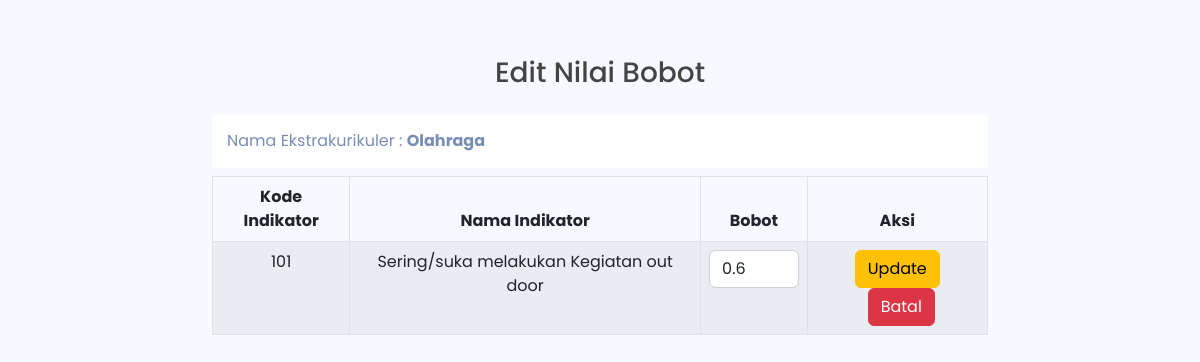
The page /admin/rules/editbobot.php?id_ekskull=4&id_indikator=20&bobot=0.6 (signed in) on the database its author committed.
### tables this page shows
CREATE TABLE `tb_ekskull` (
  `id` int(11) NOT NULL,
  `code_ekskull` varchar(3) NOT NULL,
  `nama` varchar(50) NOT NULL,
  `deskripsi` text NOT NULL
);

CREATE TABLE `tb_indikator` (
  `id` int(11) NOT NULL,
  `kode_indikator` varchar(3) DEFAULT NULL,
  `indikator` text
);

### admin/rules/editbobot.php (the view, shortened to what this page needs)
<!DOCTYPE html>
<html lang="en">
<head>
  <link href="../../assets/vendor/bootstrap/css/bootstrap.min.css" rel="stylesheet">
  <link rel="stylesheet" href="https://cdn.jsdelivr.net/npm/bootstrap-icons@1.10.2/font/bootstrap-icons.css">
  <link href="../../assets/vendor/boxicons/css/boxicons.min.css" rel="stylesheet">
  <link href="../../assets/vendor/quill/quill.snow.css" rel="stylesheet">
  <link href="../../assets/vendor/quill/quill.bubble.css" rel="stylesheet">
  <link href="../../assets/vendor/remixicon/remixicon.css" rel="stylesheet">
  <link href="../../assets/vendor/simple-datatables/style.css" rel="stylesheet">
  <link href="../../assets/css/style.css" rel="stylesheet">
</head>
<body>
  <?php include "../../koneksi.php"; ?>
  <section>
    <div class="row mt-5 mx-auto">
      <div class="col-md-8 mt-2 mx-auto">
        <h3 class="text-center mb-4">Edit Nilai Bobot</h3>
        <?php
        $queryP = mysqli_query($koneksi, "SELECT * FROM tb_ekskull WHERE id='$_GET[id_ekskull]' ");
        $dataP = mysqli_fetch_array($queryP);
        ?>
        <div class="card-header">Nama Ekstrakurikuler : <strong><?php echo $dataP['nama'] ?></strong></div>
        <table class="table table-striped table-bordered mt-2">
          <thead>
            <tr class="text-center">
              <th>Kode Indikator</th>
              <th>Nama Indikator</th>
              <th>Bobot</th>
              <th>Aksi</th>
            </tr>
          </thead>
          <tbody>
            <?php
            $query = mysqli_query($koneksi, "SELECT * FROM tb_indikator WHERE id='$_GET[id_indikator]'") or die(mysqli_error($koneksi));
            while ($row = mysqli_fetch_array($query)) {
            ?>
              <form action="../proses/updatebobot.php" method="post" enctype="multipart/form-data">
                <tr class="text-center">
                  <td><?php echo $row['kode_indikator']; ?></td>
                  <td><?php echo $row['indikator']; ?> </td>
                  <td>
                    <input name="update_bobot" type="text" class="form-control" size="2" value="<?php echo $_GET['bobot']; ?>">
                  </td>
                  <td>
                    <button type="submit" class="btn btn-warning">Update</button>
                    <a href="./rules.php" class="btn btn-danger ms-2">Batal</a>
                  </td>
                </tr>
              </form>
            <?php } ?>
          </tbody>
        </table>
      </div>
    </div>
  </section>
</body>
</html>

### assets/css/style.css (style rules this page uses)
:root { scroll-behavior: smooth; }
body { font-family: "Poppins", sans-serif; background: #f6f9ff; color: #444444; }
a { color: #4154f1; text-decoration: none; }
h1, h2, h3, h4, h5, h6 { font-family: "Poppins", sans-serif; }
.card-header, .card-footer { border-color: #ebeef4; background-color: #fff; color: #798eb3; padding: 15px; }

### rows shown on the page
tb_ekskull: nama "Olahraga"
tb_indikator: kode_indikator "101", indikator "Sering/suka melakukan Kegiatan out door"
